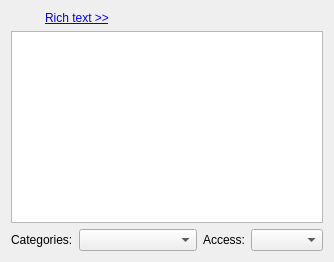
     <widget class="QWidget" name="tab_4">
      <attribute name="title">
       <string>Description</string>
      </attribute>
      <layout class="QGridLayout" name="gridLayout_2">
       <item row="0" column="0">
        <widget class="QWidget" name="mEditToolBarPlaceHolder" native="true"/>
       </item>
       <item row="0" column="1" colspan="2">
        <widget class="QLabel" name="mRichTextLabel">
         <property name="sizePolicy">
          <sizepolicy hsizetype="MinimumExpanding" vsizetype="Preferred">
           <horstretch>0</horstretch>
           <verstretch>0</verstretch>
          </sizepolicy>
         </property>
         <property name="text">
          <string>&lt;a href=\&quot;hide\&quot;&gt;&lt;font color='blue'&gt;Rich text &amp;gt;&amp;gt;&lt;/font&gt;&lt;/a&gt;</string>
         </property>
         <property name="textFormat">
          <enum>Qt::RichText</enum>
         </property>
        </widget>
       </item>
       <item row="1" column="0" colspan="5">
        <widget class="KRichTextWidget" name="mDescriptionEdit">
         <property name="toolTip">
          <string extracomment="@info:tooltip">Set the description in plain text or rich text.</string>
         </property>
         <property name="whatsThis">
          <string extracomment="@info:whatsthis">Sets the description for this event, to-do or journal. This will be displayed in a reminder if one is set, as well as in a tooltip when you hover over the event.</string>
         </property>
         <property name="tabChangesFocus">
          <bool>true</bool>
         </property>
        </widget>
       </item>
       <item row="2" column="0" colspan="2">
        <widget class="QLabel" name="mCategoryLabel">
         <property name="sizePolicy">
          <sizepolicy hsizetype="Fixed" vsizetype="Preferred">
           <horstretch>0</horstretch>
           <verstretch>0</verstretch>
          </sizepolicy>
         </property>
         <property name="text">
          <string extracomment="@label">Categories:</string>
         </property>
        </widget>
       </item>
       <item row="2" column="2">
        <widget class="KPIM::KCheckComboBox" name="mCategoryCombo">
         <property name="sizePolicy">
          <sizepolicy hsizetype="MinimumExpanding" vsizetype="Fixed">
           <horstretch>0</horstretch>
           <verstretch>0</verstretch>
          </sizepolicy>
         </property>
        </widget>
       </item>
       <item row="2" column="3">
        <widget class="QLabel" name="mSecrecyLabel">
         <property name="sizePolicy">
          <sizepolicy hsizetype="Fixed" vsizetype="Preferred">
           <horstretch>0</horstretch>
           <verstretch>0</verstretch>
          </sizepolicy>
         </property>
         <property name="toolTip">
          <string extracomment="@info:tooltip">Set the secrecy level</string>
         </property>
         <property name="whatsThis">
          <string extracomment="@info:whatsthis">Sets whether the access to this event or to-do is restricted. Please note that KOrganizer currently does not use this setting, so the implementation of the restrictions will depend on the groupware server. This means that events or to-dos marked as private or confidential may be visible to others.</string>
         </property>
         <property name="text">
          <string>Access:</string>
         </property>
         <property name="alignment">
          <set>Qt::AlignRight|Qt::AlignTrailing|Qt::AlignVCenter</set>
         </property>
        </widget>
       </item>
       <item row="2" column="4">
        <widget class="QComboBox" name="mSecrecyCombo">
         <property name="toolTip">
          <string extracomment="@info:tooltip">Set the secrecy level</string>
         </property>
         <property name="whatsThis">
          <string extracomment="@info:whatsthis">Sets whether the access to this event or to-do is restricted. Please note that KOrganizer currently does not use this setting, so the implementation of the restrictions will depend on the groupware server. This means that events or to-dos marked as private or confidential may be visible to others.</string>
         </property>
        </widget>
       </item>
      </layout>
     </widget>
